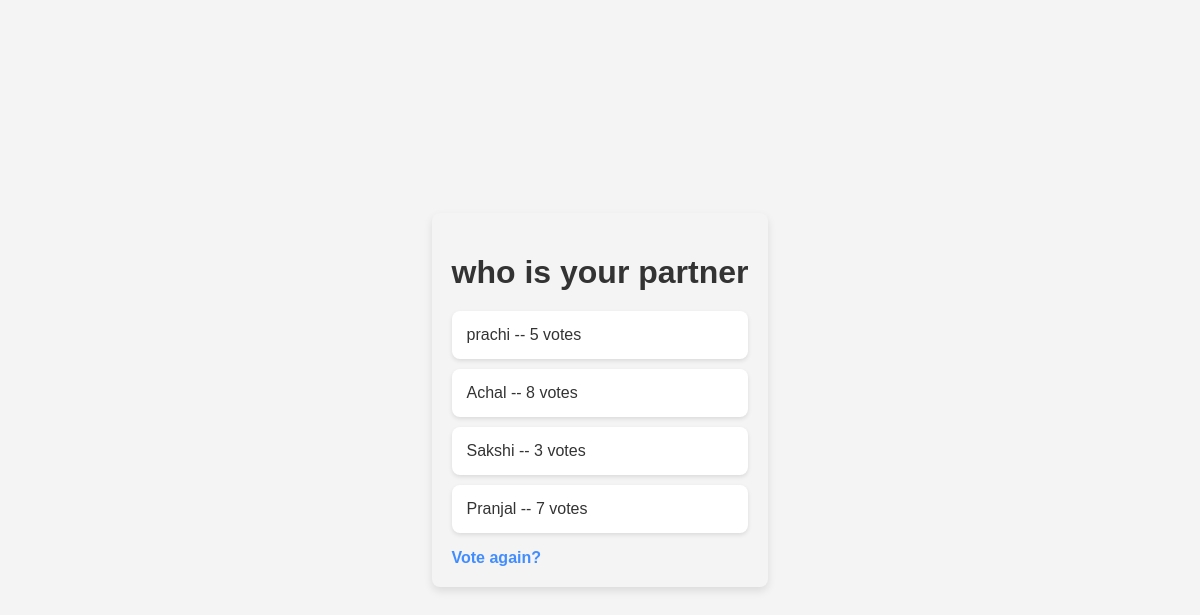
/6/results/, run on the app's committed database.
### polls/models.py (models this page shows, shortened)
class Question(models.Model):
    question_text = models.CharField(max_length=200)
    pub_date = models.DateTimeField("date published")

class Choice(models.Model):
    question = models.ForeignKey(Question, on_delete = models.CASCADE)
    choice_text = models.CharField(max_length=200)
    votes = models.IntegerField(default=0)

### polls/views.py (the view)
# urls.py: path("<int:question_id>/results/", views.results, name="results"),
def results(request, question_id):
    question = get_object_or_404(Question, pk=question_id)
    return render(request, "polls/results.html", {"question": question})

### polls/templates/polls/results.html (shortened to what this page needs)
<!DOCTYPE html>
<html lang="en">
<head>
</head>
<body>
    <div class="container">
        <h1>{{ question.question_text }}</h1>
        <ul>
            {% for choice in question.choice_set.all %}
                <li>{{ choice.choice_text }} -- {{ choice.votes }} vote{{ choice.votes|pluralize }}</li>
            {% endfor %}
        </ul>
        <a href="{% url 'polls:detail' question.id %}">Vote again?</a>
    </div>
</body>
</html>

### polls/templates/polls/results.html (style rules this page uses)
body { font-family: 'Arial', sans-serif; margin: 0; padding: 0; display: flex; align-items: center; justify-content: center; height: 100vh; overflow: hidden; background-color: #f4f4f4; color: #333; }
.container { max-width: 600px; background-color: #f4f4f4; padding: 20px; border-radius: 8px; box-shadow: 0 4px 8px rgba(0, 0, 0, 0.1); }
h1 { color: #333; margin-bottom: 20px; }
ul { list-style-type: none; padding: 0; }
li { background-color: #fff; margin: 10px 0; padding: 15px; border-radius: 8px; box-shadow: 0 2px 4px rgba(0, 0, 0, 0.1); transition: background-color 0.3s ease; }
a { color: #418dff; text-decoration: none; font-weight: bold; font-size: 16px; }

### data on the page
Question: question_text "who is your partner"
Choice: choice_text "prachi", votes "5"
Choice: choice_text "Achal", votes "8"
Choice: choice_text "Sakshi", votes "3"
Choice: choice_text "Pranjal", votes "7"
